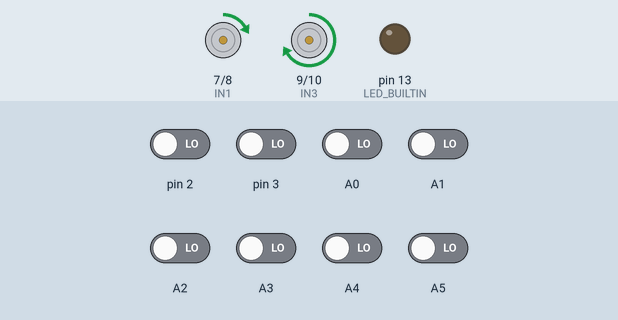
A sketch run on a simulated Arduino Uno, built with avr-gcc and run on an emulated ATmega328P. On the bench: motor-driver pin pairs drawn as motors (green arrow = first pin HIGH = forward, orange = second pin HIGH = backward, longer = more drive, scaled by the enable pin), output pins drawn as LEDs (lit = HIGH). The test bench sets the inputs (shaded band); at power-on: A0–5, pin 2, pin 3 LOW.

Above: at 11.2 s.
11.3 s: pin 2 driven HIGH
At 12.5 s:
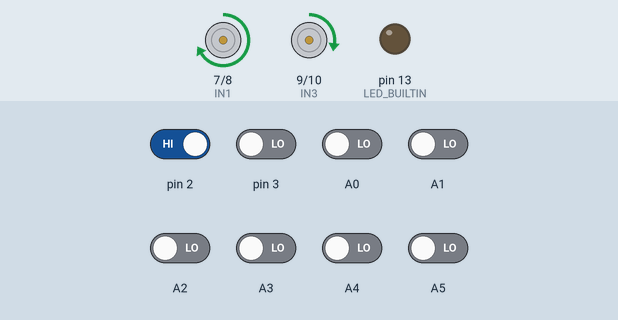
12.8 s: A0 driven HIGH
At 13.8 s:
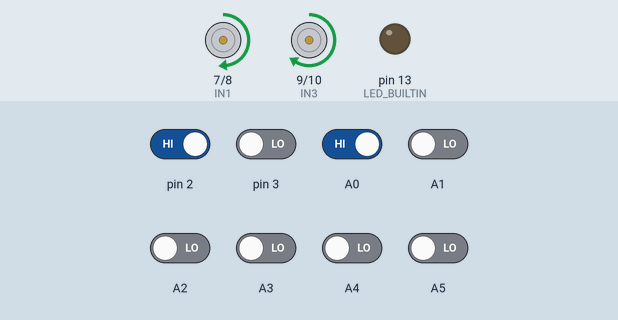
14.3 s: pin 3 driven HIGH
At 15.0 s:
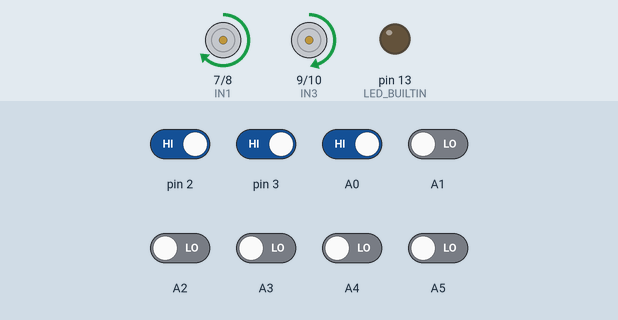
15.8 s: A1 driven HIGH
At 16.1 s:
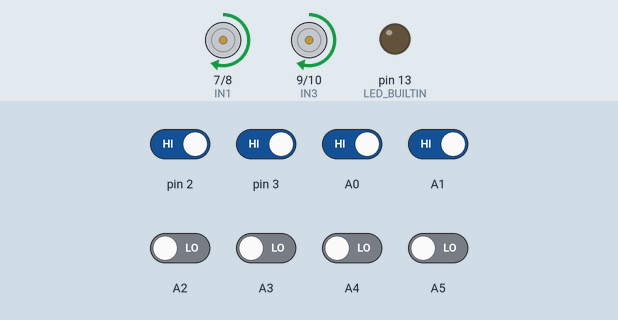
17.3 s: pin 2 driven LOW
At 18.5 s:
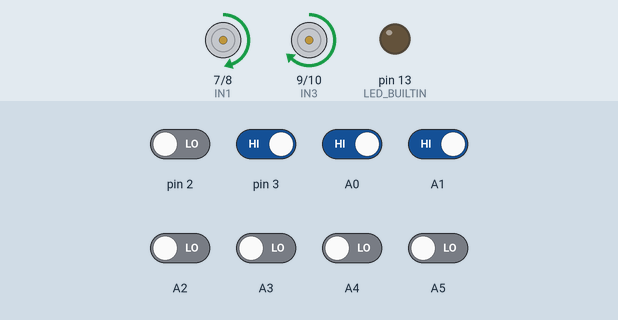
18.8 s: A2 driven HIGH
At 19.6 s:
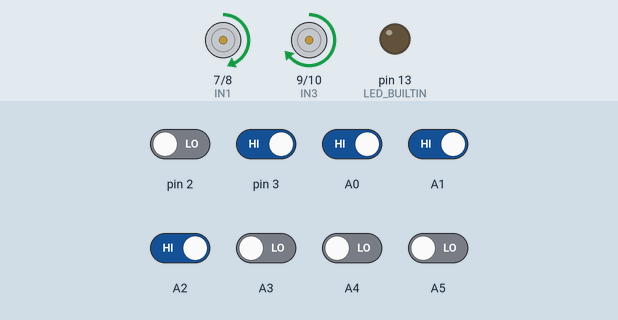
Timing chart, 0 to 21.3 s (numbered marks = the images above; inputs shaded):
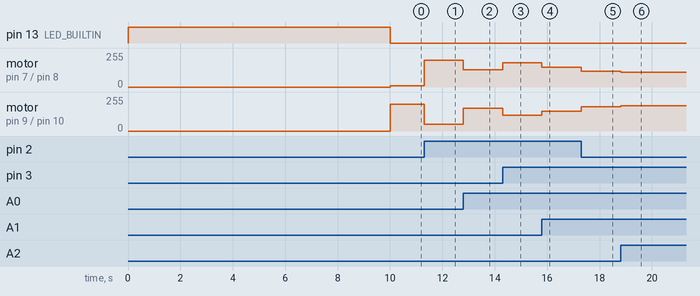

Measured:
- after the input at 11.3 s, motor on pin 7 (IN1) / pin 8 (IN2): forward 10/255 → forward 200/255 at once; motor on pin 9 (IN3) / pin 10 (IN4): forward 200/255 → forward 50/255 at once
- after the input at 12.8 s, motor on pin 7 (IN1) / pin 8 (IN2): forward 200/255 → forward 130/255 at once; motor on pin 9 (IN3) / pin 10 (IN4): forward 50/255 → forward 170/255 at once
- after the input at 14.3 s, motor on pin 7 (IN1) / pin 8 (IN2): forward 130/255 → forward 183/255 at once; motor on pin 9 (IN3) / pin 10 (IN4): forward 170/255 → forward 117/255 at once
- after the input at 15.8 s, motor on pin 7 (IN1) / pin 8 (IN2): forward 183/255 → forward 150/255 at once; motor on pin 9 (IN3) / pin 10 (IN4): forward 117/255 → forward 150/255 at once
- after the input at 17.3 s, motor on pin 7 (IN1) / pin 8 (IN2): forward 150/255 → forward 117/255 at once; motor on pin 9 (IN3) / pin 10 (IN4): forward 150/255 → forward 183/255 at once
- after the input at 18.8 s, motor on pin 7 (IN1) / pin 8 (IN2): forward 117/255 → forward 110/255 at once; motor on pin 9 (IN3) / pin 10 (IN4): forward 183/255 → forward 190/255 at once

The sketch:

line_follower_qtr8.ino
```cpp
/*
 * 2-Wheel Autonomous Line Follower Robot - v2: 8-channel QTR (RC) array + P control
 * Author: Mahamud Hassan
 * Library: "QTRSensors" by Pololu (install via Arduino Library Manager)
 */
#include <QTRSensors.h>

QTRSensors qtr;
const uint8_t SensorCount = 8;
uint16_t sensorValues[SensorCount];

// Motor pins
const int ENA = 5, ENB = 6;
const int IN1 = 7, IN2 = 8, IN3 = 9, IN4 = 10;

// Tuning values - adjust these for your robot
int baseSpeed = 150;
int maxSpeed  = 200;
float Kp = 0.04;

void setup() {
  qtr.setTypeRC();
  qtr.setSensorPins((const uint8_t[]){A0, A1, A2, A3, A4, A5, 2, 3}, SensorCount);

  pinMode(ENA, OUTPUT); pinMode(ENB, OUTPUT);
  pinMode(IN1, OUTPUT); pinMode(IN2, OUTPUT);
  pinMode(IN3, OUTPUT); pinMode(IN4, OUTPUT);
  pinMode(LED_BUILTIN, OUTPUT);

  // Calibration (~10 s): pin 13 LED stays on. Slide the robot by hand left and
  // right across the line so every sensor sees both black line and white floor.
  digitalWrite(LED_BUILTIN, HIGH);
  for (int i = 0; i < 400; i++) {
    qtr.calibrate();
  }
  digitalWrite(LED_BUILTIN, LOW);
}

void loop() {
  // 0 = line far left, 3500 = centered, 7000 = line far right
  uint16_t position = qtr.readLineBlack(sensorValues);
  int error = position - 3500;
  int correction = Kp * error;

  int leftSpeed  = constrain(baseSpeed + correction, 0, maxSpeed);
  int rightSpeed = constrain(baseSpeed - correction, 0, maxSpeed);

  digitalWrite(IN1, HIGH); digitalWrite(IN2, LOW);
  digitalWrite(IN3, HIGH); digitalWrite(IN4, LOW);
  analogWrite(ENA, leftSpeed);
  analogWrite(ENB, rightSpeed);
}
```
